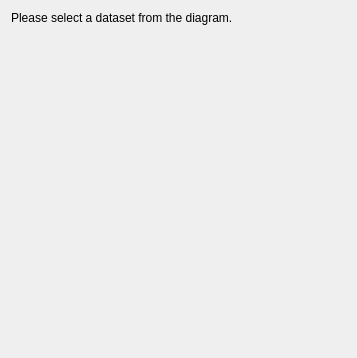
<ui version="4.0" >
 <class>ChartDatasetConfigWidget</class>
 <widget class="QWidget" name="ChartDatasetConfigWidget" >
  <property name="geometry" >
   <rect>
    <x>0</x>
    <y>0</y>
    <width>357</width>
    <height>358</height>
   </rect>
  </property>
  <layout class="QGridLayout" >
   <item row="0" column="0" >
    <widget class="QLabel" name="label" >
     <property name="text" >
      <string>Please select a dataset from the diagram.</string>
     </property>
     <property name="wordWrap" >
      <bool>true</bool>
     </property>
    </widget>
   </item>
   <item row="1" column="0" >
    <spacer>
     <property name="orientation" >
      <enum>Qt::Vertical</enum>
     </property>
     <property name="sizeHint" >
      <size>
       <width>20</width>
       <height>40</height>
      </size>
     </property>
    </spacer>
   </item>
  </layout>
 </widget>
 <resources/>
 <connections/>
</ui>
